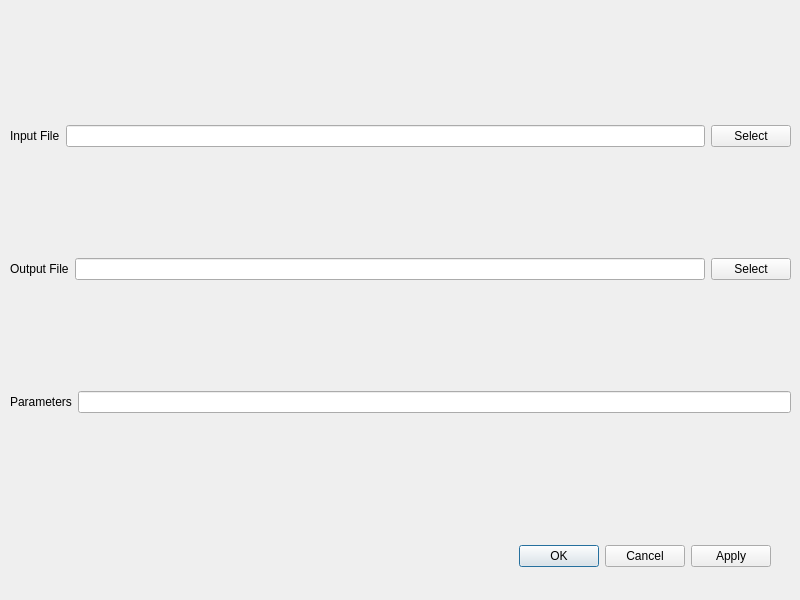
<?xml version="1.0" encoding="UTF-8"?>
<ui version="4.0">
 <class>TaskWindow</class>
 <widget class="QDialog" name="TaskWindow">
  <property name="geometry">
   <rect>
    <x>0</x>
    <y>0</y>
    <width>800</width>
    <height>600</height>
   </rect>
  </property>
  <property name="windowTitle">
   <string>Dialog</string>
  </property>
  <widget class="QDialogButtonBox" name="buttonBox">
   <property name="geometry">
    <rect>
     <x>450</x>
     <y>540</y>
     <width>321</width>
     <height>32</height>
    </rect>
   </property>
   <property name="orientation">
    <enum>Qt::Orientation::Horizontal</enum>
   </property>
   <property name="standardButtons">
    <set>QDialogButtonBox::StandardButton::Apply|QDialogButtonBox::StandardButton::Cancel|QDialogButtonBox::StandardButton::Ok</set>
   </property>
  </widget>
  <widget class="QWidget" name="verticalLayoutWidget">
   <property name="geometry">
    <rect>
     <x>10</x>
     <y>20</y>
     <width>781</width>
     <height>501</height>
    </rect>
   </property>
   <layout class="QVBoxLayout" name="verticalLayout">
    <item>
     <layout class="QHBoxLayout" name="inputFileHorizontalLayout">
      <item>
       <widget class="QLabel" name="inputFileLabel">
        <property name="text">
         <string>Input File</string>
        </property>
       </widget>
      </item>
      <item>
       <widget class="QLineEdit" name="inputFileLineEdit"/>
      </item>
      <item>
       <widget class="QPushButton" name="inputFilePushButton">
        <property name="text">
         <string>Select</string>
        </property>
       </widget>
      </item>
     </layout>
    </item>
    <item>
     <layout class="QHBoxLayout" name="outputFileHorizontalLayout">
      <item>
       <widget class="QLabel" name="outputFileLabel">
        <property name="text">
         <string>Output File</string>
        </property>
       </widget>
      </item>
      <item>
       <widget class="QLineEdit" name="outputFileLineEdit"/>
      </item>
      <item>
       <widget class="QPushButton" name="outputFilePushButton">
        <property name="text">
         <string>Select</string>
        </property>
       </widget>
      </item>
     </layout>
    </item>
    <item>
     <layout class="QHBoxLayout" name="paramHorizontalLayout">
      <item>
       <widget class="QLabel" name="paramLabel">
        <property name="text">
         <string>Parameters</string>
        </property>
       </widget>
      </item>
      <item>
       <widget class="QLineEdit" name="paramLineEdit"/>
      </item>
     </layout>
    </item>
   </layout>
  </widget>
 </widget>
 <tabstops>
  <tabstop>inputFilePushButton</tabstop>
  <tabstop>inputFileLineEdit</tabstop>
  <tabstop>outputFileLineEdit</tabstop>
  <tabstop>outputFilePushButton</tabstop>
 </tabstops>
 <resources/>
 <connections>
  <connection>
   <sender>buttonBox</sender>
   <signal>accepted()</signal>
   <receiver>TaskWindow</receiver>
   <slot>accept()</slot>
   <hints>
    <hint type="sourcelabel">
     <x>668</x>
     <y>554</y>
    </hint>
    <hint type="destinationlabel">
     <x>157</x>
     <y>274</y>
    </hint>
   </hints>
  </connection>
  <connection>
   <sender>buttonBox</sender>
   <signal>rejected()</signal>
   <receiver>TaskWindow</receiver>
   <slot>reject()</slot>
   <hints>
    <hint type="sourcelabel">
     <x>736</x>
     <y>560</y>
    </hint>
    <hint type="destinationlabel">
     <x>286</x>
     <y>274</y>
    </hint>
   </hints>
  </connection>
 </connections>
</ui>
